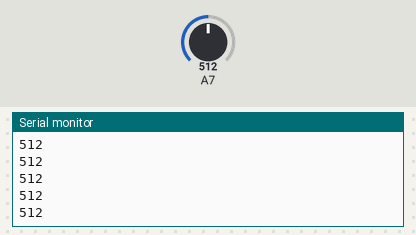
Bench run of a sketch on a simulated Arduino Nano, built with avr-gcc and run on an emulated ATmega328P. Parts: the last lines printed to the serial monitor. The inputs (shaded band) are chosen by the test bench; at power-on: A7 = 512.

Above: at 1.2 s.
1.3 s: A7 set to 716
At 2.3 s:
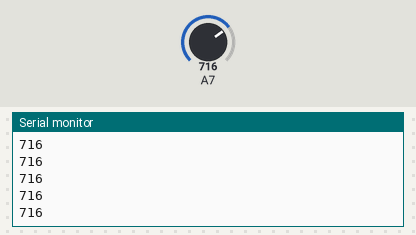
2.8 s: A7 set to 900
At 3.7 s:
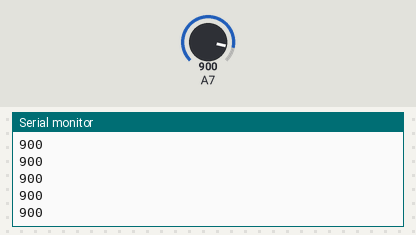
Timing chart, 0 to 5.8 s (numbered marks = the images above; inputs shaded):
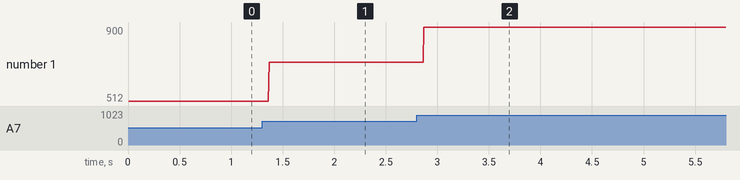

Measured:
- after the input at 1.3 s, the serial monitor: prints a new line after 0.07 s (image 1)
- after the input at 2.8 s, the serial monitor: prints a new line after 0.07 s (image 2)
- plotted number 1: 512 → 716 after the input at 1.3 s, 716 → 900 after the input at 2.8 s

The sketch:

arduino2.ino
```cpp
// byte encoderPins[] = {A0, A1, A2, A3, A4, A5, A6, A7};
// const int encCount = sizeof(encoderPins) / sizeof(encoderPins[0]);
// byte encoderSent[encCount];              // offset bottom encoders, so that input is trigger on the 'click' (Y, G, R, B)
// const byte encoderSkip[] = {2, 2, 1, 1}; // skips nth signal from encoder (Y, G, R, B)

// byte rows[] = {2, 3, 4, 5, 6};
// const int rowCount = sizeof(rows) / sizeof(rows[0]);

// byte cols[] = {7, 8, 9, 10, 11};
// const int colCount = sizeof(cols) / sizeof(cols[0]);

// byte encoders[8];
// byte prevEncoders[8];
// byte keys[colCount][rowCount];
// byte prevKeys[colCount][rowCount];
// byte debounce[colCount][rowCount];

// byte DEBOUNCE_DURATION = 200;
void send(bool msg, int button)
{
    Serial.print(msg);
    Serial.print(" ");
    Serial.println(button);
}

void loop()
{
    pinMode(A7, INPUT);
    int value = analogRead(A7);
    Serial.println(value);

    // readMatrix();
    // sendMatrix();
}

void setup()
{
    Serial.begin(9600);

    send(true, 1);

    // for (int x = 0; x < rowCount; x++)
    // {
    //   pinMode(rows[x], INPUT);
    // }

    // for (int x = 0; x < colCount; x++)
    // {
    //   pinMode(cols[x], INPUT_PULLUP);
    // }

    // for (int i = 0; i < encCount; i += 2)
    // {
    //   pinMode(encoderPins[i], INPUT);
    //   pinMode(encoderPins[i + 1], INPUT);
    //   encoderSent[i / 2] = 0;
    // }

    // auto time = millis();

    // for (int row = 0; row < rowCount; row++)
    // {
    //   for (int col; col < colCount; col++)
    //   {
    //     debounce[col][row] = time;
    //   }
    // }
}

// void readMatrix()
// {
//   for (int colIndex = 0; colIndex < colCount; colIndex++)
//   {
//     byte curCol = cols[colIndex];
//     pinMode(curCol, OUTPUT);
//     digitalWrite(curCol, LOW);

//     for (int rowIndex = 0; rowIndex < rowCount; rowIndex++)
//     {
//       byte rowCol = rows[rowIndex];
//       pinMode(rowCol, INPUT_PULLUP);
//       prevKeys[colIndex][rowIndex] = keys[colIndex][rowIndex];
//       keys[colIndex][rowIndex] = digitalRead(rowCol);
//       pinMode(rowCol, INPUT);
//     }

//     pinMode(curCol, INPUT);
//   }

//   for (int i = 0; i < encCount; i++)
//   {
//     byte cur = encoderPins[i];
//     pinMode(cur, INPUT_PULLUP);
//     prevEncoders[i] = encoders[i];
//     encoders[i] = digitalRead(cur);
//   }
// }

// void sendMatrix()
// {
//   for (int rowIndex = 0; rowIndex < rowCount; rowIndex++)
//   {
//     for (int colIndex = 0; colIndex < colCount; colIndex++)
//     {
//       if (keys[colIndex][rowIndex] < prevKeys[colIndex][rowIndex])
//       {
//         auto time = millis();

//         if (time - debounce[colIndex][rowIndex] > DEBOUNCE_DURATION)
//         {
//           send(true, colIndex * rowCount + rowIndex);
//           debounce[colIndex][rowIndex] = time;
//         }
//       }

//       if (keys[colIndex][rowIndex] > prevKeys[colIndex][rowIndex])
//       {
//         send(false, colIndex * rowCount + rowIndex);
//       }
//     }
//   }

//   for (int i = 0; i < encCount; i += 2)
//   {
//     if ((encoders[i] != prevEncoders[i]))
//     {
//       if (encoderSent[i / 2] == 0)
//       {
//         send(true, (colCount * rowCount) + i + (encoders[i] == encoders[i + 1]));
//         send(false, (colCount * rowCount) + i + (encoders[i] == encoders[i + 1]));
//       }
//       encoderSent[i / 2] = (encoderSent[i / 2] + 1) % encoderSkip[i / 2];
//     }
//   }
// }

// long long a = 0;
```
